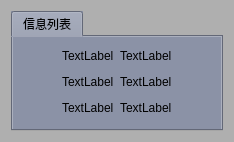
          <widget class="QWidget" name="widget_4" native="true">
           <property name="sizePolicy">
            <sizepolicy hsizetype="Preferred" vsizetype="Fixed">
             <horstretch>0</horstretch>
             <verstretch>0</verstretch>
            </sizepolicy>
           </property>
           <property name="minimumSize">
            <size>
             <width>0</width>
             <height>0</height>
            </size>
           </property>
           <property name="styleSheet">
            <string notr="true">background-color: rgb(175, 175, 175);</string>
           </property>
           <layout class="QGridLayout" name="gridLayout_10">
            <item row="0" column="0">
             <widget class="QTabWidget" name="tabWidget">
              <property name="styleSheet">
               <string notr="true">background-color: rgb(139, 146, 166);</string>
              </property>
              <property name="currentIndex">
               <number>0</number>
              </property>
              <widget class="QWidget" name="tab">
               <property name="sizePolicy">
                <sizepolicy hsizetype="Preferred" vsizetype="Fixed">
                 <horstretch>0</horstretch>
                 <verstretch>0</verstretch>
                </sizepolicy>
               </property>
               <attribute name="title">
                <string>信息列表</string>
               </attribute>
               <layout class="QGridLayout" name="gridLayout_11">
                <item row="0" column="0">
                 <layout class="QHBoxLayout" name="horizontalLayout_13">
                  <item>
                   <spacer name="horizontalSpacer_30">
                    <property name="orientation">
                     <enum>Qt::Horizontal</enum>
                    </property>
                    <property name="sizeType">
                     <enum>QSizePolicy::Fixed</enum>
                    </property>
                    <property name="sizeHint" stdset="0">
                     <size>
                      <width>40</width>
                      <height>20</height>
                     </size>
                    </property>
                   </spacer>
                  </item>
                  <item>
                   <widget class="QLabel" name="label">
                    <property name="sizePolicy">
                     <sizepolicy hsizetype="Preferred" vsizetype="Fixed">
                      <horstretch>0</horstretch>
                      <verstretch>0</verstretch>
                     </sizepolicy>
                    </property>
                    <property name="text">
                     <string>TextLabel</string>
                    </property>
                   </widget>
                  </item>
                  <item>
                   <widget class="QLabel" name="label_9">
                    <property name="sizePolicy">
                     <sizepolicy hsizetype="Preferred" vsizetype="Fixed">
                      <horstretch>0</horstretch>
                      <verstretch>0</verstretch>
                     </sizepolicy>
                    </property>
                    <property name="text">
                     <string>TextLabel</string>
                    </property>
                   </widget>
                  </item>
                  <item>
                   <spacer name="horizontalSpacer_31">
                    <property name="orientation">
                     <enum>Qt::Horizontal</enum>
                    </property>
                    <property name="sizeHint" stdset="0">
                     <size>
                      <width>40</width>
                      <height>20</height>
                     </size>
                    </property>
                   </spacer>
                  </item>
                 </layout>
                </item>
                <item row="1" column="0">
                 <layout class="QHBoxLayout" name="horizontalLayout_17">
                  <item>
                   <spacer name="horizontalSpacer_36">
                    <property name="orientation">
                     <enum>Qt::Horizontal</enum>
                    </property>
                    <property name="sizeType">
                     <enum>QSizePolicy::Fixed</enum>
                    </property>
                    <property name="sizeHint" stdset="0">
                     <size>
                      <width>40</width>
                      <height>20</height>
                     </size>
                    </property>
                   </spacer>
                  </item>
                  <item>
                   <widget class="QLabel" name="label_3">
                    <property name="sizePolicy">
                     <sizepolicy hsizetype="Preferred" vsizetype="Fixed">
                      <horstretch>0</horstretch>
                      <verstretch>0</verstretch>
                     </sizepolicy>
                    </property>
                    <property name="text">
                     <string>TextLabel</string>
                    </property>
                   </widget>
                  </item>
                  <item>
                   <widget class="QLabel" name="label_10">
                    <property name="sizePolicy">
                     <sizepolicy hsizetype="Preferred" vsizetype="Fixed">
                      <horstretch>0</horstretch>
                      <verstretch>0</verstretch>
                     </sizepolicy>
                    </property>
                    <property name="text">
                     <string>TextLabel</string>
                    </property>
                   </widget>
                  </item>
                  <item>
                   <spacer name="horizontalSpacer_37">
                    <property name="orientation">
                     <enum>Qt::Horizontal</enum>
                    </property>
                    <property name="sizeHint" stdset="0">
                     <size>
                      <width>40</width>
                      <height>20</height>
                     </size>
                    </property>
                   </spacer>
                  </item>
                 </layout>
                </item>
                <item row="2" column="0">
                 <layout class="QHBoxLayout" name="horizontalLayout_18">
                  <item>
                   <spacer name="horizontalSpacer_38">
                    <property name="orientation">
                     <enum>Qt::Horizontal</enum>
                    </property>
                    <property name="sizeType">
                     <enum>QSizePolicy::Fixed</enum>
                    </property>
                    <property name="sizeHint" stdset="0">
                     <size>
                      <width>40</width>
                      <height>20</height>
                     </size>
                    </property>
                   </spacer>
                  </item>
                  <item>
                   <widget class="QLabel" name="label_4">
                    <property name="sizePolicy">
                     <sizepolicy hsizetype="Preferred" vsizetype="Fixed">
                      <horstretch>0</horstretch>
                      <verstretch>0</verstretch>
                     </sizepolicy>
                    </property>
                    <property name="text">
                     <string>TextLabel</string>
                    </property>
                   </widget>
                  </item>
                  <item>
                   <widget class="QLabel" name="label_11">
                    <property name="sizePolicy">
                     <sizepolicy hsizetype="Preferred" vsizetype="Fixed">
                      <horstretch>0</horstretch>
                      <verstretch>0</verstretch>
                     </sizepolicy>
                    </property>
                    <property name="text">
                     <string>TextLabel</string>
                    </property>
                   </widget>
                  </item>
                  <item>
                   <spacer name="horizontalSpacer_39">
                    <property name="orientation">
                     <enum>Qt::Horizontal</enum>
                    </property>
                    <property name="sizeHint" stdset="0">
                     <size>
                      <width>40</width>
                      <height>20</height>
                     </size>
                    </property>
                   </spacer>
                  </item>
                 </layout>
                </item>
               </layout>
              </widget>
             </widget>
            </item>
           </layout>
          </widget>
